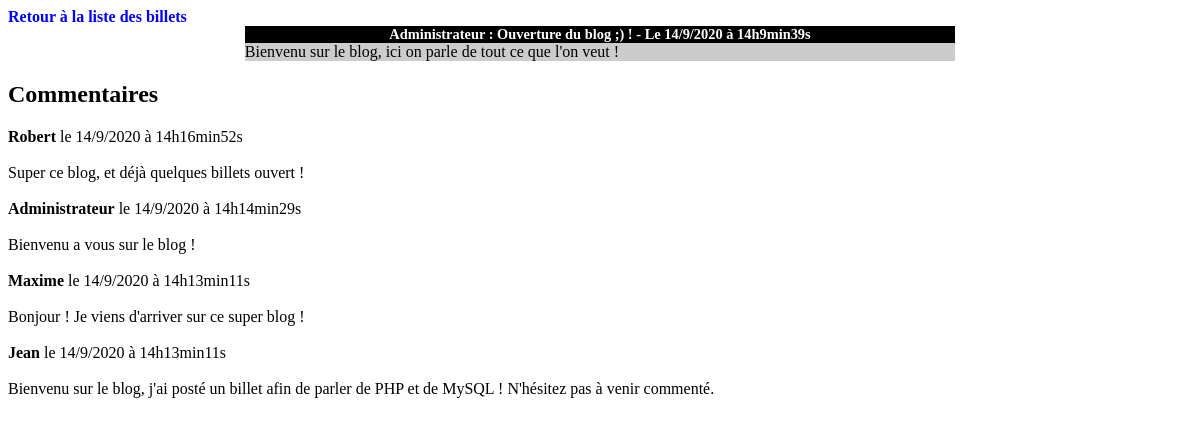
Page /commentaires.php?id=1 on the committed database.
### tables this page shows
CREATE TABLE IF NOT EXISTS `billets` (
  `id` int(11) NOT NULL AUTO_INCREMENT,
  `auteur` varchar(255) NOT NULL,
  `titre` varchar(255) NOT NULL,
  `contenu` text NOT NULL,
  `date_creation` datetime NOT NULL DEFAULT CURRENT_TIMESTAMP,
  PRIMARY KEY (`id`)
);

CREATE TABLE IF NOT EXISTS `commentaires` (
  `id` int(11) NOT NULL AUTO_INCREMENT,
  `id_billet` int(11) NOT NULL,
  `auteur` varchar(255) NOT NULL,
  `commentaire` text NOT NULL,
  `date_commentaire` datetime NOT NULL DEFAULT CURRENT_TIMESTAMP,
  PRIMARY KEY (`id`)
);

### commentaires.php (the view, shortened to what this page needs)
<!DOCTYPE html>
<html>
	<head>
		<link rel="stylesheet" type="text/css" href="style_blog.css">
	</head>
	<body>
		<strong><a href="index.php">Retour à la liste des billets</a></strong>
		<?php
		if (isset($_GET['id'])) {
			$bdd = new PDO('mysql:host=localhost;dbname=test', 'root', '', array(PDO::ATTR_ERRMODE => PDO::ERRMODE_EXCEPTION));
			$bdd->exec('SET NAMES utf8');
			$reponse = $bdd->prepare('SELECT auteur, titre, contenu, DAY(date_creation) AS jour, MONTH(date_creation) AS mois, YEAR(date_creation) AS annee, HOUR(date_creation) AS heure, MINUTE(date_creation) AS minute, SECOND(date_creation) AS seconde FROM billets WHERE id = ?');
			$reponse->execute(array($_GET['id']));
			while ($donnees = $reponse->fetch())
			{
				echo '<h3>' . htmlspecialchars($donnees['auteur']) . ' : ' . htmlspecialchars($donnees['titre']) . ' - Le ' .
				$donnees['jour'] . '/' . $donnees['mois'] . '/' . $donnees['annee'] . ' à ' . $donnees['heure'] . 'h' . $donnees['minute'] . 'min' . $donnees['seconde'] . 's' . '</h3>' . '<p>' . htmlspecialchars($donnees['contenu']) . '</p>';
			}
			echo '<h2>Commentaires</h2>';
			$reponse = $bdd->query('SELECT id_billet, auteur, commentaire, DAY(date_commentaire) AS jour, MONTH(date_commentaire) AS mois, YEAR(date_commentaire) AS annee, HOUR(date_commentaire) AS heure, MINUTE(date_commentaire) AS minute, SECOND(date_commentaire) AS seconde FROM commentaires ORDER BY date_commentaire DESC');
			while ($donnees = $reponse->fetch())
				{
				if ($donnees['id_billet'] == $_GET['id']) {
					echo '<strong><div>' . htmlspecialchars($donnees['auteur']) . '</strong> le ' . $donnees['jour'] . '/' . $donnees['mois'] . '/' . $donnees['annee'] . ' à ' . $donnees['heure'] . 'h' . $donnees['minute'] . 'min' . $donnees['seconde'] . 's' . '</div><br />';
					echo '<div>' . htmlspecialchars($donnees['commentaire']) . '</div><br />';
				}
			}
		}
		?>
	</body>
</html>

### style_blog.css (style rules this page uses)
h1, h3 { text-align:center; }
h3 { background-color:black; color:white; font-size:0.9em; margin-bottom:0px; width: 60%; margin: auto; }
p { background-color:#CCCCCC; margin-top:0px; margin:auto; width: 60%; }
a { text-decoration: none; color: blue; }

### rows in the picture
billets: auteur "Administrateur", titre "Ouverture du blog ;) !", jour "14", mois "9", annee "2020", heure "14", minute "9", seconde "39", contenu "Bienvenu sur le blog, ici on parle de tout ce que l'on veut !"
commentaires: auteur "Robert", jour "14", mois "9", annee "2020", heure "14", minute "16", seconde "52", commentaire "Super ce blog, et déjà quelques billets ouvert !"
commentaires: auteur "Administrateur", jour "14", mois "9", annee "2020", heure "14", minute "14", seconde "29", commentaire "Bienvenu a vous sur le blog !"
commentaires: auteur "Maxime", jour "14", mois "9", annee "2020", heure "14", minute "13", seconde "11", commentaire "Bonjour ! Je viens d'arriver sur ce super blog !"
commentaires: auteur "Jean", jour "14", mois "9", annee "2020", heure "14", minute "13", seconde "11", commentaire "Bienvenu sur le blog, j'ai posté un billet afin de parler de PHP et de MySQL ! N'hésitez pas à venir commenté."
